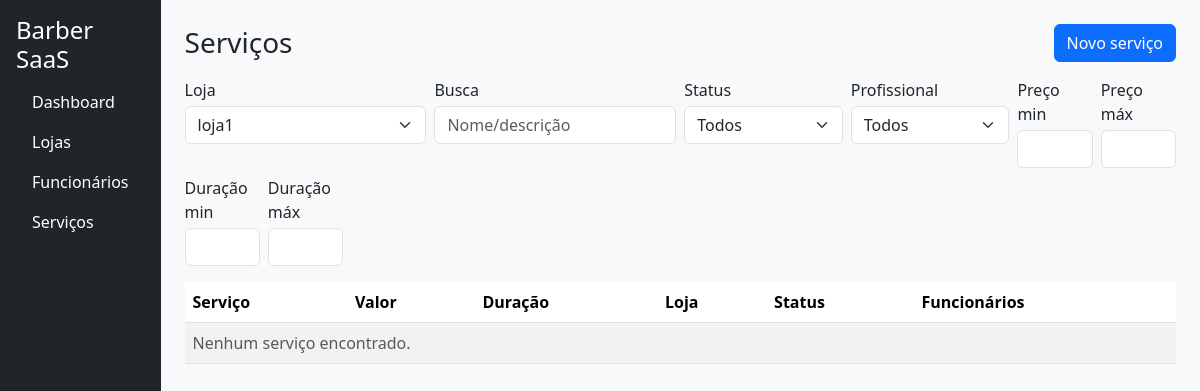
Page /cadastro/servicos/ (signed in) on the earlier database version.
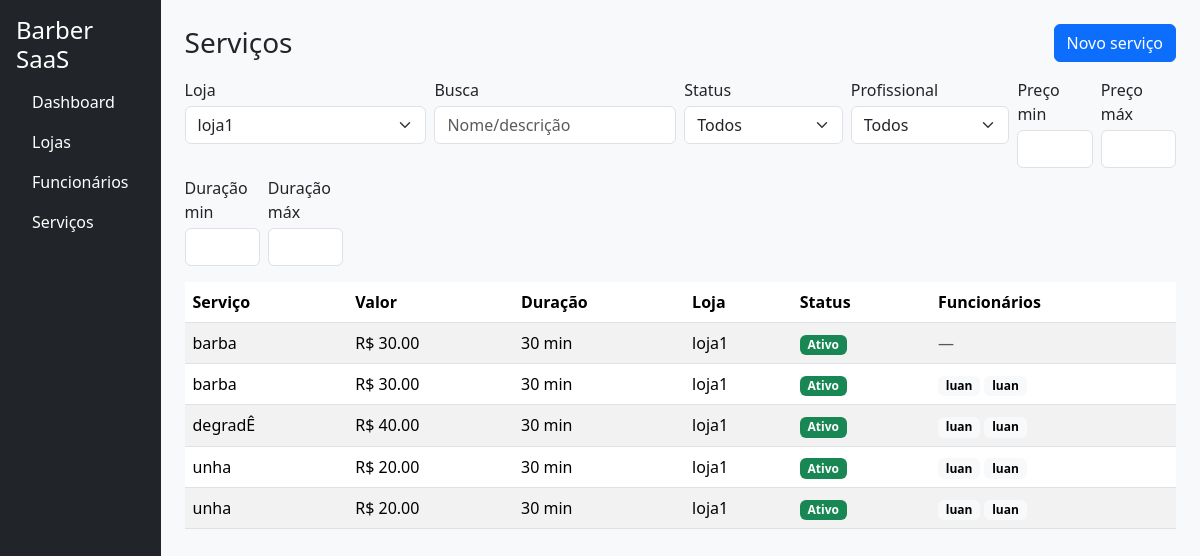
Same page on the later database version.
### apps/cadastro/models.py (models this page shows, shortened)
class Servico(models.Model):
    loja = models.ForeignKey(Loja, on_delete=models.CASCADE, related_name='servicos')
    nome = models.CharField(max_length=160)
    slug = models.SlugField(max_length=180, blank=True)
    descricao = models.TextField(blank=True)
    duracao_minutos = models.PositiveSmallIntegerField(validators=[MinValueValidator(1)], default=30)
    preco = models.DecimalField(max_digits=10, decimal_places=2, validators=[MinValueValidator(0)])
    profissionais = models.ManyToManyField('Funcionario', related_name='servicos', blank=True)
    ativo = models.BooleanField(default=True)
    criado_em = models.DateTimeField(auto_now_add=True)
    atualizado_em = models.DateTimeField(auto_now=True)
    class Meta:
        verbose_name = "Serviço"
        verbose_name_plural = "Serviços"
        ordering = ("nome",)
        unique_together = (("loja", "slug"),)

class Loja(models.Model):
    owner = models.ForeignKey(
        User,
        on_delete=models.CASCADE,
        related_name='lojas',
        limit_choices_to={'is_owner': True}
    )
    nome = models.CharField(max_length=120)
    slug = models.SlugField(max_length=140, unique=True, blank=True)
    telefone = models.CharField(max_length=20, blank=True)
    endereco = models.CharField(max_length=200, blank=True)
    ativa = models.BooleanField(default=True)
    criada_em = models.DateTimeField(auto_now_add=True)
    def __str__(self):
        return f"{self.nome} ({self.owner.email})"

class Funcionario(models.Model):
    class Cargo(models.TextChoices):
        BARBEIRO = 'barbeiro', 'Barbeiro'
        CABELEIREIRO = 'cabeleireiro', 'Cabeleireiro(a)'
        MANICURE = 'manicure', 'Manicure/Pedicure'
        ESTETICISTA = 'esteticista', 'Esteticista'
        SOMBRANCELHA = 'sobrancelha', 'Designer de Sobrancelha'
        RECEPCAO = 'recepcao', 'Recepção'
        OUTRO = 'outro', 'Outro'
    phone_regex = RegexValidator(
        r'^\+?\d{10,15}$',
        'Informe telefone no formato internacional, ex.: +5585...'
    )
    loja = models.ForeignKey('Loja', on_delete=models.CASCADE, related_name='funcionarios')
    nome = models.CharField(max_length=120)
    cargo = models.CharField(max_length=20, choices=Cargo.choices, default=Cargo.BARBEIRO)
    email = models.EmailField(blank=True, null=True)
    telefone = models.CharField(max_length=17, blank=True, null=True, validators=[phone_regex])
    slug = models.SlugField(max_length=160, blank=True)
    ativo = models.BooleanField(default=True)
    criado_em = models.DateTimeField(auto_now_add=True)
    atualizado_em = models.DateTimeField(auto_now=True)
    def __str__(self):
        return f'{self.nome} – {self.loja.nome}'
    class Meta:
        verbose_name = 'Funcionário'
        verbose_name_plural = 'Funcionários'
        unique_together = (('loja', 'slug'),)
        ordering = ('nome',)

### apps/cadastro/views.py (the view, shortened to what this page needs)
# urls.py: path('servicos/', views.servicos, name='servicos'),
@login_required
def servicos(request):
    if not getattr(request.user, 'is_owner', False):
        return redirect('accounts:owner_login')
    lojas_qs = request.user.lojas.order_by('nome')
    loja_id = (request.GET.get('loja_filtro') or request.POST.get('loja_filtro') or
               request.GET.get('loja') or request.POST.get('loja'))
    loja = None
    if loja_id:
        try:
            loja = lojas_qs.filter(id=int(loja_id)).first()
        except (TypeError, ValueError):
            loja = None
    loja = loja or lojas_qs.first()
    if not loja:
        ctx = {'lojas': lojas_qs, 'loja': None, 'form': None, 'servicos': [], 'filtros': {}, 'profissionais': []}
        tpl = 'cadastro/partials/servicos.html' if (request.headers.get('HX-Request') and request.headers.get('HX-Target') != 'content') else 'cadastro/servicos.html'
        return render(request, tpl, ctx)
    filtros = _parse_filtros(request)
    form = ServicoForm(lojas=lojas_qs, initial={'loja': loja})
    qs = _aplica_filtros(loja.servicos.select_related('loja').prefetch_related('profissionais').order_by('nome'), filtros)
    ctx = {
        'lojas': lojas_qs,
        'loja': loja,
        'form': form,
        'servicos': qs,
        'filtros': filtros,
        'profissionais': loja.funcionarios.filter(ativo=True).order_by('nome'),
    }
    if request.headers.get('HX-Request') and request.headers.get('HX-Target') != 'content':
        return render(request, 'cadastro/partials/servicos.html', ctx)
    return render(request, 'cadastro/servicos.html', ctx)

### apps/accounts/models.py (called while the page is built)
    def is_active(self) -> bool:
        return timezone.now() <= self.end_date

### apps/cadastro/views.py (called while the page is built)
def _parse_filtros(request):
    data = request.GET if request.method == 'GET' else request.POST
    return {
        'q': (data.get('q') or '').strip() or None,
        'status': (data.get('status') or '').strip() or None,
        'prof': (data.get('prof') or '').strip() or None,
        'preco_min': (data.get('preco_min') or '').strip() or None,
        'preco_max': (data.get('preco_max') or '').strip() or None,
        'dur_min': (data.get('dur_min') or '').strip() or None,
        'dur_max': (data.get('dur_max') or '').strip() or None,
    }

### apps/cadastro/templates/cadastro/servicos.html (shortened to what the changed rows need)
{% extends 'accounts/base.html' %}
{% block content %}
<div class="table-responsive">
  <table class="table table-striped align-middle">
    <thead>
      <tr>
        <th>Serviço</th>
        <th>Valor</th>
        <th>Duração</th>
        <th>Loja</th>
        <th>Status</th>
        <th>Funcionários</th>
      </tr>
    </thead>
    {% include 'cadastro/partials/servicos.html' %}
  </table>
</div>
{% endblock %}

### apps/cadastro/templates/cadastro/partials/servicos.html
<tbody id="servicos-tbody">
  {% for s in servicos %}
  <tr>
    <td>{{ s.nome }}</td>
    <td>R$ {{ s.preco }}</td>
    <td>{{ s.duracao_minutos }} min</td>
    <td>{{ s.loja.nome }}</td>
    <td>
      {% if s.ativo %}
        <span class="badge bg-success">Ativo</span>
      {% else %}
        <span class="badge bg-secondary">Inativo</span>
      {% endif %}
    </td>
    <td>
      {% with profs=s.profissionais.all %}
        {% if profs %}
          {% for p in profs %}
            <span class="badge text-bg-light">{{ p.nome }}</span>
          {% endfor %}
        {% else %}
          <span class="text-muted">—</span>
        {% endif %}
      {% endwith %}
    </td>
  </tr>
  {% empty %}
  <tr><td colspan="6" class="text-muted">Nenhum serviço encontrado.</td></tr>
  {% endfor %}
</tbody>

Differences in the rows shown:
added Servico: nome "barba", preco "30.00", duracao_minutos "30", loja.nome "loja1", ativo "Ativo"
added Servico: nome "barba", preco "30.00", duracao_minutos "30", loja.nome "loja1", ativo "Ativo"
now on this page (row unchanged): Funcionario: nome "luan"
now on this page (row unchanged): Funcionario: nome "luan"
added Servico: nome "degradÊ", preco "40.00", duracao_minutos "30", loja.nome "loja1", ativo "Ativo"
now on this page (row unchanged): Funcionario: nome "luan"
added Servico: nome "unha", preco "20.00", duracao_minutos "30", loja.nome "loja1", ativo "Ativo"
added Servico: nome "unha", preco "20.00", duracao_minutos "30", loja.nome "loja1", ativo "Ativo"
now on this page (row unchanged): Funcionario: nome "luan", shown under "unha"
Other differences:
text no longer shown: "Nenhum serviço encontrado."
